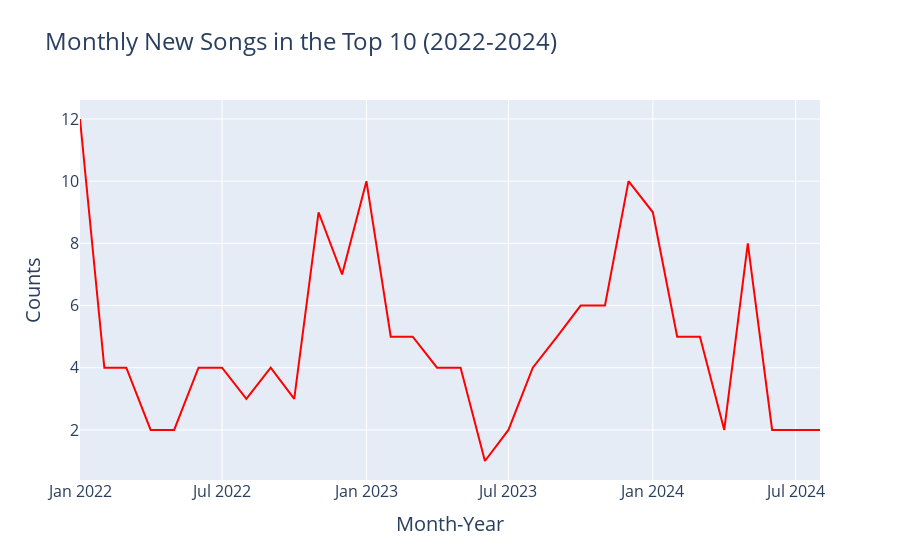

The code cell stored with this chart in its notebook:
### Code cell
# Monthly New Songs in the Top 10 (2022-2024)

# Create a line chart
fig = px.line(
    top10_songs_by_month,
    x='Year-Month',
    y='Monthly New Songs in the Top 10',
    color_discrete_sequence=['red'],
    title='Monthly New Songs in the Top 10 (2022-2024)',
)

# Customize the chart
fig.update_traces(hovertemplate='Year-Month: %{x|%Y-%m}<br>Value: %{y}')
fig.update_layout(
    xaxis_title='Month-Year',
    yaxis_title='Counts',
    title_font=dict(size=24),
    xaxis_title_font=dict(size=20),
    yaxis_title_font=dict(size=20),
    xaxis=dict(
        tickfont=dict(size=16)
    ),
    yaxis=dict(
        tickfont=dict(size=16)
    ),
    hoverlabel=dict(
        font=dict(
            family="Arial",
            size=14
        )
    ))

# Show the chart
fig.show()

### Figure 1 — Plotly figure (JSON) as saved in the notebook; plotly's stock layout.template omitted (floating-point values rounded to 4 significant figures)
{"data": [{"hovertemplate": "Year-Month: %{x|%Y-%m}<br>Value: %{y}", "legendgroup": "", "line": {"color": "red", "dash": "solid"}, "marker": {"symbol": "circle"}, "mode": "lines", "name": "", "orientation": "v", "showlegend": false, "type": "scatter", "x": ["2022-01", "2022-02", "2022-03", "2022-04", "2022-05", "2022-06", "2022-07", "2022-08", "2022-09", "2022-10", "2022-11", "2022-12", "2023-01", "2023-02", "2023-03", "2023-04", "2023-05", "2023-06", "2023-07", "2023-08", "2023-09", "2023-10", "2023-11", "2023-12", "2024-01", "2024-02", "2024-03", "2024-04", "2024-05", "2024-06", "2024-07", "2024-08"], "xaxis": "x", "y": [12, 4, 4, 2, 2, 4, 4, 3, 4, 3, 9, 7, 10, 5, 5, 4, 4, 1, 2, 4, 5, 6, 6, 10, 9, 5, 5, 2, 8, 2, 2, 2], "yaxis": "y"}], "layout": {"hoverlabel": {"font": {"family": "Arial", "size": 14}}, "legend": {"tracegroupgap": 0}, "title": {"font": {"size": 24}, "text": "Monthly New Songs in the Top 10 (2022-2024)"}, "xaxis": {"anchor": "y", "domain": [0, 1], "tickfont": {"size": 16}, "title": {"font": {"size": 20}, "text": "Month-Year"}}, "yaxis": {"anchor": "x", "domain": [0, 1], "tickfont": {"size": 16}, "title": {"font": {"size": 20}, "text": "Counts"}}}}
